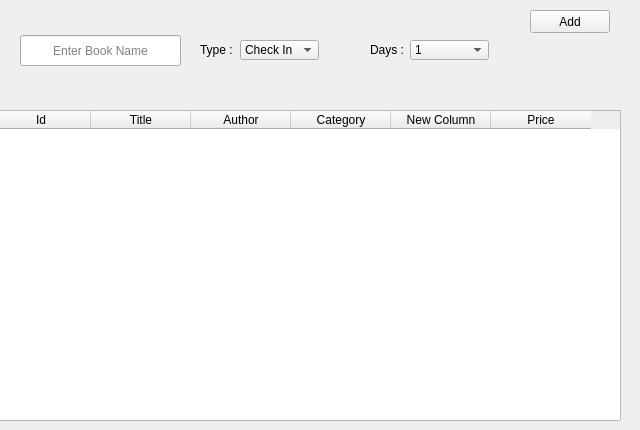
    <widget class="QWidget" name="tab">
     <attribute name="title">
      <string>Tab 1</string>
     </attribute>
     <widget class="QTableWidget" name="tableWidget">
      <property name="geometry">
       <rect>
        <x>-10</x>
        <y>110</y>
        <width>631</width>
        <height>311</height>
       </rect>
      </property>
      <column>
       <property name="text">
        <string>Id</string>
       </property>
      </column>
      <column>
       <property name="text">
        <string>Title</string>
       </property>
      </column>
      <column>
       <property name="text">
        <string>Author</string>
       </property>
      </column>
      <column>
       <property name="text">
        <string>Category</string>
       </property>
      </column>
      <column>
       <property name="text">
        <string>New Column</string>
       </property>
      </column>
      <column>
       <property name="text">
        <string>Price</string>
       </property>
      </column>
     </widget>
     <widget class="QPushButton" name="pushButton_6">
      <property name="geometry">
       <rect>
        <x>530</x>
        <y>10</y>
        <width>80</width>
        <height>23</height>
       </rect>
      </property>
      <property name="text">
       <string>Add</string>
      </property>
     </widget>
     <widget class="QLineEdit" name="lineEdit">
      <property name="geometry">
       <rect>
        <x>20</x>
        <y>35</y>
        <width>161</width>
        <height>31</height>
       </rect>
      </property>
      <property name="layoutDirection">
       <enum>Qt::LeftToRight</enum>
      </property>
      <property name="alignment">
       <set>Qt::AlignCenter</set>
      </property>
      <property name="placeholderText">
       <string>Enter Book Name</string>
      </property>
     </widget>
     <widget class="QComboBox" name="comboBox">
      <property name="geometry">
       <rect>
        <x>240</x>
        <y>40</y>
        <width>79</width>
        <height>20</height>
       </rect>
      </property>
      <item>
       <property name="text">
        <string>Check In</string>
       </property>
      </item>
      <item>
       <property name="text">
        <string>Check Out</string>
       </property>
      </item>
     </widget>
     <widget class="QComboBox" name="comboBox_2">
      <property name="geometry">
       <rect>
        <x>410</x>
        <y>40</y>
        <width>79</width>
        <height>20</height>
       </rect>
      </property>
      <item>
       <property name="text">
        <string>1</string>
       </property>
      </item>
      <item>
       <property name="text">
        <string>2</string>
       </property>
      </item>
      <item>
       <property name="text">
        <string>3</string>
       </property>
      </item>
      <item>
       <property name="text">
        <string>4</string>
       </property>
      </item>
      <item>
       <property name="text">
        <string>5</string>
       </property>
      </item>
      <item>
       <property name="text">
        <string>6</string>
       </property>
      </item>
      <item>
       <property name="text">
        <string>7</string>
       </property>
      </item>
      <item>
       <property name="text">
        <string>8</string>
       </property>
      </item>
      <item>
       <property name="text">
        <string>9</string>
       </property>
      </item>
      <item>
       <property name="text">
        <string>10</string>
       </property>
      </item>
     </widget>
     <widget class="QLabel" name="label">
      <property name="geometry">
       <rect>
        <x>200</x>
        <y>40</y>
        <width>41</width>
        <height>20</height>
       </rect>
      </property>
      <property name="text">
       <string>Type :</string>
      </property>
     </widget>
     <widget class="QLabel" name="label_2">
      <property name="geometry">
       <rect>
        <x>370</x>
        <y>40</y>
        <width>59</width>
        <height>20</height>
       </rect>
      </property>
      <property name="text">
       <string>Days :</string>
      </property>
     </widget>
    </widget>
